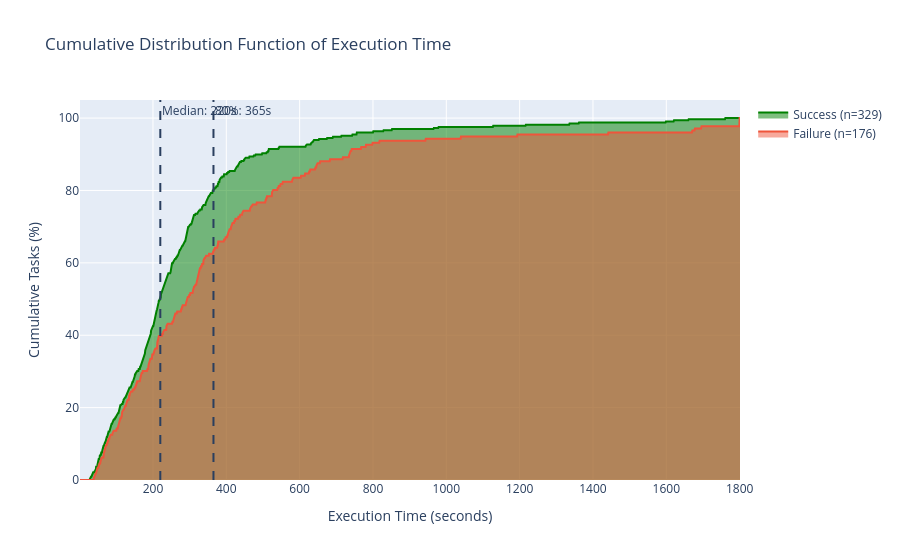

Write notebook code for a chart like this one.
### Code cell
# Execution time CDF (same approach as turn count CDF above)
df["execution_time_numeric"] = pd.to_numeric(df["execution_time"], errors="coerce").fillna(0)

max_time = int(df["execution_time_numeric"].max()) + 1

success_time = df[df["resolved"]]["execution_time_numeric"]
failure_time = df[~df["resolved"]]["execution_time_numeric"]

# Build CDFs using 1-second resolution
time_range = range(1, max_time + 1)

success_time_counts = success_time.apply(int).value_counts().sort_index()
success_time_cdf = (success_time_counts.cumsum() / len(success_time) * 100).reindex(time_range, method="ffill").fillna(0)

failure_time_counts = failure_time.apply(int).value_counts().sort_index()
failure_time_cdf = (failure_time_counts.cumsum() / len(failure_time) * 100).reindex(time_range, method="ffill").fillna(0)

fig = go.Figure()
fig.add_trace(go.Scatter(x=success_time_cdf.index, y=success_time_cdf, mode="lines", name=f"Success (n={len(success_time)})", fill="tozeroy", line={"color": "green"}))
fig.add_trace(go.Scatter(x=failure_time_cdf.index, y=failure_time_cdf, mode="lines", name=f"Failure (n={len(failure_time)})", fill="tozeroy"))

# Percentile markers for success
t50 = success_time_cdf[success_time_cdf >= 50].first_valid_index()
t80 = success_time_cdf[success_time_cdf >= 80].first_valid_index()
if t50:
    fig.add_vline(x=t50, line_dash="dash", annotation_text=f"Median: {t50}s")
if t80:
    fig.add_vline(x=t80, line_dash="dash", annotation_text=f"80%: {t80}s")

fig.update_layout(
    title="Cumulative Distribution Function of Execution Time", xaxis_title="Execution Time (seconds)", yaxis_title="Cumulative Tasks (%)", yaxis={"range": [0, 105]}, hovermode="x unified"
)
fig.show()

### Figure 1 — Plotly figure (JSON) as saved in the notebook; plotly's stock layout.template omitted (floating-point values rounded to 4 significant figures; data arrays with more than 128 entries replaced by an {"elided": "..."} marker saying what was removed)
{"data": [{"fill": "tozeroy", "line": {"color": "green"}, "mode": "lines", "name": "Success (n=329)", "type": "scatter", "x": {"elided": "1801 int values"}, "y": {"elided": "1801 float values"}}, {"fill": "tozeroy", "mode": "lines", "name": "Failure (n=176)", "type": "scatter", "x": {"elided": "1801 int values"}, "y": {"elided": "1801 float values"}}], "layout": {"annotations": [{"showarrow": false, "text": "Median: 220s", "x": 220, "xanchor": "left", "xref": "x", "y": 1, "yanchor": "top", "yref": "y domain"}, {"showarrow": false, "text": "80%: 365s", "x": 365, "xanchor": "left", "xref": "x", "y": 1, "yanchor": "top", "yref": "y domain"}], "hovermode": "x unified", "shapes": [{"line": {"dash": "dash"}, "type": "line", "x0": 220, "x1": 220, "xref": "x", "y0": 0, "y1": 1, "yref": "y domain"}, {"line": {"dash": "dash"}, "type": "line", "x0": 365, "x1": 365, "xref": "x", "y0": 0, "y1": 1, "yref": "y domain"}], "title": {"text": "Cumulative Distribution Function of Execution Time"}, "xaxis": {"title": {"text": "Execution Time (seconds)"}}, "yaxis": {"range": [0, 105], "title": {"text": "Cumulative Tasks (%)"}}}}
